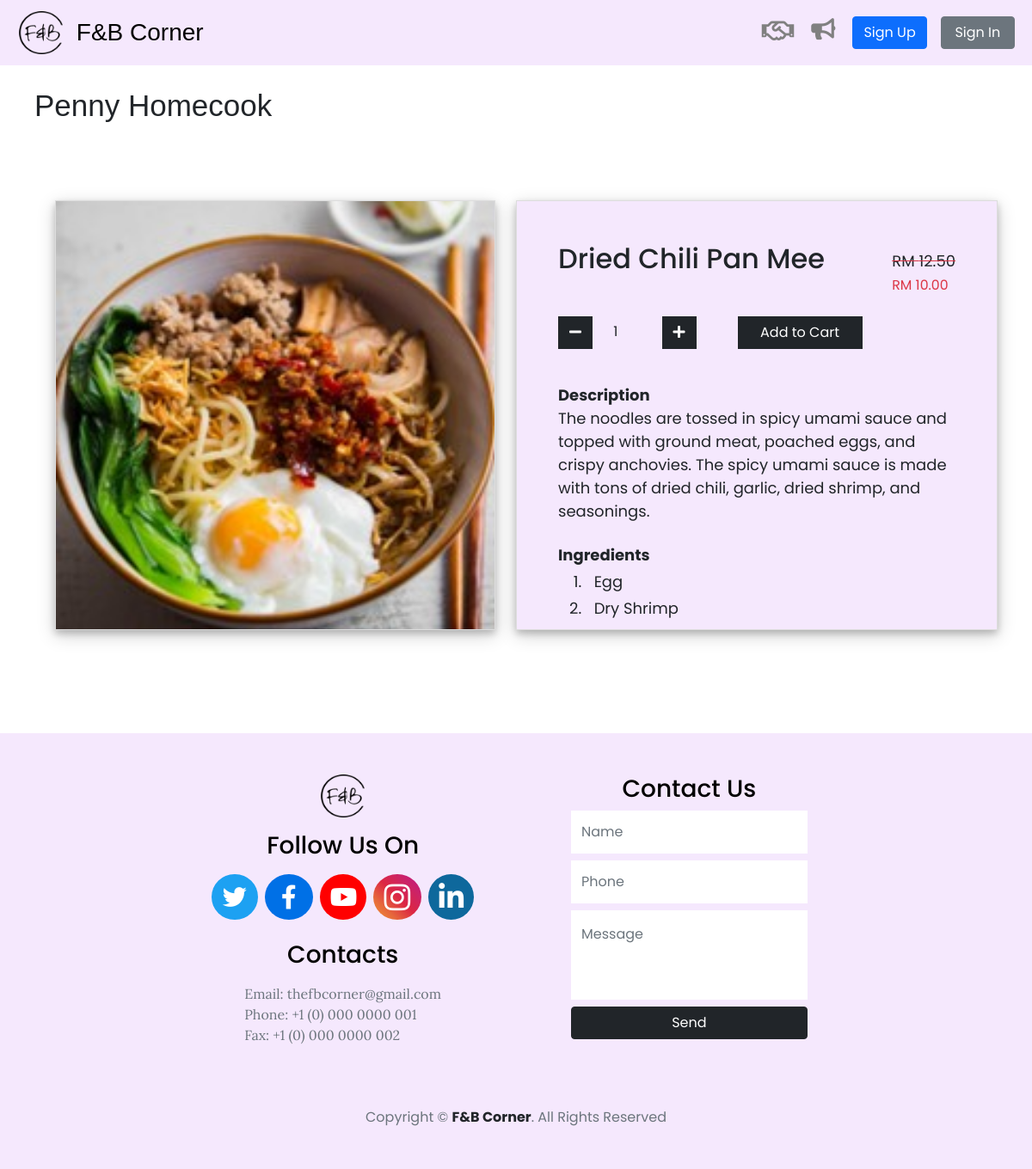
The page /fbcorner/store/php/pages/order/food_profile.php?food_item_id=1 on the database its author committed.
### tables this page shows
CREATE TABLE `restaurant` (
  `rest_id` varchar(5) NOT NULL,
  `rest_name` varchar(100) NOT NULL,
  `owner_name` varchar(64) NOT NULL,
  `owner_contact_num` varchar(12) NOT NULL,
  `owner_email` varchar(96) NOT NULL,
  `contact_num` varchar(12) NOT NULL,
  `email` varchar(96) NOT NULL,
  `address` varchar(400) NOT NULL,
  `city` varchar(20) DEFAULT NULL,
  `rest_profile` varchar(255) NOT NULL DEFAULT 'default_pp_rest.png',
  `cover_photo` varchar(255) NOT NULL DEFAULT 'default_cover.png',
  `documents` longtext NOT NULL CHECK (json_valid(`documents`)),
  `description` varchar(1000) NOT NULL,
  `dining_style_id` int(11) NOT NULL DEFAULT 0,
  `tags` longtext NOT NULL DEFAULT '[]',
  `opening_hours` longtext NOT NULL DEFAULT '[]',
  `daily_opening_hours` longtext NOT NULL DEFAULT '[]',
  `photos` longtext NOT NULL DEFAULT '[]',
  `additional_notes` varchar(1000) NOT NULL,
  `join_date` date NOT NULL DEFAULT current_timestamp()
);

CREATE TABLE `food_item` (
  `item_id` int(11) NOT NULL,
  `rest_id` varchar(5) NOT NULL,
  `image` varchar(255) NOT NULL,
  `item_code` varchar(7) NOT NULL,
  `item_name` varchar(100) NOT NULL,
  `description` varchar(1000) NOT NULL,
  `category_id` int(11) NOT NULL,
  `price` double NOT NULL,
  `ingredients` longtext NOT NULL CHECK (json_valid(`ingredients`)),
  `status` int(11) NOT NULL,
  `unavailable_condition` longtext NOT NULL DEFAULT '[]' CHECK (json_valid(`unavailable_condition`))
);

CREATE TABLE `promotion` (
  `promotion_id` int(11) NOT NULL,
  `rest_id` varchar(5) NOT NULL,
  `type_code` varchar(100) NOT NULL,
  `settings_data` longtext DEFAULT NULL,
  `food_items` longtext DEFAULT NULL,
  `description` varchar(2000) DEFAULT NULL,
  `status` tinyint(1) NOT NULL DEFAULT 1,
  `created_date` datetime NOT NULL DEFAULT current_timestamp(),
  `modified_date` datetime NOT NULL DEFAULT current_timestamp()
);

CREATE TABLE `inventory` (
  `inventory_id` int(11) NOT NULL,
  `rest_id` varchar(5) NOT NULL,
  `item_code` varchar(7) NOT NULL,
  `item_name` varchar(100) NOT NULL,
  `category_id` int(11) NOT NULL,
  `current_stock` double NOT NULL,
  `current_stock_2` int(11) NOT NULL DEFAULT 0,
  `reorder_level` double NOT NULL,
  `reorder_level_2` int(11) NOT NULL DEFAULT 0,
  `total_stock` double NOT NULL,
  `unit` varchar(10) NOT NULL,
  `unit_2` varchar(10) NOT NULL,
  `unit_convert_qty1` double NOT NULL,
  `unit_convert_qty2` double NOT NULL,
  `status` int(11) NOT NULL,
  `disabled` tinyint(4) NOT NULL DEFAULT 0
);

### fbcorner/admin/php/helpers/food_menu.php (called while the page is built, shortened)
<?php
    function getFoodMenuItem($connection, $item_id){
        $sql = "SELECT * FROM `food_item` WHERE `item_id` = '" . $item_id . "'";
        $statement = $connection->query($sql);
        $results = $statement->fetch_array(MYSQLI_ASSOC);
        return $results;
    }
?>

### fbcorner/admin/php/helpers/restaurant.php (called while the page is built, shortened)
<?php
    function getRestaurant($connection, $rest_id){
        $sql = "SELECT *, TODAY_OPENING_CLOSING_TIME(daily_opening_hours, 'open') AS opening_time, TODAY_OPENING_CLOSING_TIME(daily_opening_hours, 'close') AS closing_time FROM restaurant WHERE `rest_id` = '" . $rest_id . "'";
        $statement = $connection->query($sql);
        $results = $statement->fetch_array(MYSQLI_ASSOC);
        return $results;
    }
?>

### fbcorner/admin/php/helpers/promotion.php (called while the page is built, shortened)
<?php
    function getPromotions($connection, $rest_id, $filter_data = array()){
        $sql = "SELECT * FROM promotion WHERE `rest_id` = '" . $rest_id . "'";
        if (isset($filter_data['food_item_id'])){
            $sql .= " AND JSON_VALID(food_items) AND JSON_CONTAINS(food_items, '\"" . $filter_data['food_item_id'] . "\"', '$')";
        }
        if (isset($filter_data['status'])){
            $sql .= " AND `status` = '" . $filter_data['status'] . "'";
        }
        $statement = $connection->query($sql);
        $results = $statement->fetch_all(MYSQLI_ASSOC);
        return $results;
    }
?>

### fbcorner/admin/php/helpers/inventory.php (called while the page is built, shortened)
<?php
    function getInventory($connection, $inventory_id){
        $sql = "SELECT * FROM `inventory` WHERE `inventory_id` = '" . $inventory_id . "'";
        $statement = $connection->query($sql);
        $results = $statement->fetch_array(MYSQLI_ASSOC);
        return $results;
    }
?>

### fbcorner/store/php/pages/order/food_profile.php (the view, shortened to what this page needs)
<?php
    include_once '../../../../db_connect.php';
    include_once '../../../../admin/php/helpers/food_menu.php';
    include_once '../../../../admin/php/helpers/restaurant.php';
    include_once '../../../../admin/php/helpers/inventory.php';
    include_once '../../../../admin/php/helpers/promotion.php';
    $food_item = getFoodMenuItem($connection, $_GET['food_item_id']);
    $visit_restaurant = getRestaurant($connection, $_GET['visit_rest_id']);
    $promotion_infos = getPromotions($connection, $_GET['visit_rest_id'], ['food_item_id' => $food_item['item_id'], 'status' => '1']);
    if (!empty($promotion_infos)){
      foreach ($promotion_infos as $promotion_info){
        if (isset($promotion_info['settings_data'])){
          $settings_data = json_decode($promotion_info['settings_data'], true);
        }
        if ($promotion_info['type_code'] == 'BOGO'){
          $buy_free = 'Buy 1 Get 1 Free';
        } elseif ($promotion_info['type_code'] == 'multi_buy'){
          $buy_free = 'Buy ' . $settings_data['amount_1'] . ' Get ' . $settings_data['amount_2'] . ' Free';
        } elseif ($promotion_info['type_code'] == 'percent_off'){
          $discount_price = $food_item['price'] * (1-((int)$settings_data['percentage'] / 100));
        } elseif ($promotion_info['type_code'] == 'dollar_dis'){
          $discount_price = $settings_data['discounted_price'];
        }
      }
    }
?>
<!DOCTYPE html>
<html lang="en">
<head>
    <?php include_once '../../../../link.php'?>
</head>
<body>
    <?php include_once '../../common/navigation_bar.php'; ?>
    <div class="d-flex flex-column" style="min-height: calc(100% - 76px)">
    <main>
      <section class="m-4">
        <div class="mb-0">
            <h3 style="cursor: default; line-height: 45px;" class="m-0 ms-3 d-inline-block font-bernard font-size-35">
                <?=$visit_restaurant['rest_name']?>
            </h3>
        </div>
            <div class="row row-cols-1 row-cols-sm-1 row-cols-md-2 my-5 mx-3 pt-3 pb-5">
                <div class="col p-4 mt-0" id="image-container">
                    <img class="box-style" height="500" style="width: 100%; object-fit: cover;" src="../../../../admin/uploads/food_menu_photo/<?=$food_item['image']?>">
                </div>
                <div class="col box-style p-4 mt-4 color-2 overflow-auto" style="max-height: 500px;">
                    <div class="d-flex flex-wrap">
                      <div class="d-inline-block flex-grow-1">
                      <h2 class="m-4 d-inline-block <?=(isset($buy_free) ? 'mb-0' : 'mb-2')?>"><?=$food_item['item_name']?></h2>
                      </div>
                      <div class="font-size-18 mx-4 align-self-center d-inline-block" <?=(isset($discount_price) ? 'style="margin-top: 2rem !important;"' : 'style="line-height: 40px;"')?>>
                          <span class="<?=(isset($discount_price) ? 'text-decoration-line-through d-inline-block' : '')?>">RM <?=number_format($food_item['price'], 2, '.', '')?></span>
                          <?php if (isset($discount_price)) { ?>
                              <br><span class="text-danger d-inline-block" style="height: fit-content;"><small>RM <?=number_format($discount_price, 2, '.', '')?></small></span>
                          <?php } ?>
                      </div>
                    </div>
                    <div class="d-flex flex-wrap">
                      <div class="d-inline-block m-4 mb-3">
                        <button type="button" class="btn btn-dark rounded-0" id="button-minus"><i class="fas fa-minus"></i></button>
                        <input type="number" min="1" class="form-control d-inline-block px-1 mx-3" style="width: 40px; border: 0px !important; background-color: transparent;" value="1" id="qty">
                        <button type="button" class="btn btn-dark rounded-0" id="button-add"><i class="fas fa-plus"></i></button>
                      </div>
                      <div class="d-inline-block mx-4 align-self-center mt-2">
                        <button type="button" style="width: 145px;" class="btn btn-dark rounded-0" id="add-to-cart">Add to Cart</button>
                      </div>
                    </div>
                    <div class="font-size-18 my-4 mx-4">
                      <strong>Description</strong><br>
                      <?=$food_item['description']?>
                    </div>
                    <?php if (!empty($food_item['ingredients'])) { ?>
                      <?php $ingredients = json_decode($food_item['ingredients'], true)?>
                      <div class="font-size-18 mx-4">
                      <strong>Ingredients</strong><br>
                        <ol class="mb-4">
                          <?php foreach ($ingredients as $key => $value) { ?>
                            <li class="pt-1">&nbsp;&nbsp;<?=getInventory($connection, $key)['item_name']?></li>
                          <?php } ?>
                        </ol>
                      </div>
                    <?php } ?>
                </div>
            </div>
      </section>
    </main>
    <?php include_once '../../common/notification.php'; ?>
    <?php include_once '../../common/footer.php'?>
    </div>
  </body>
</html>

### fbcorner/style.css (style rules this page uses)
.font-bernard { font-family: "Bernard MT Condensed", "Comic Sans MS", Arial, Helvetica, sans-serif; }
.font-size-18 { font-size: 18px; }
.font-size-35 { font-size: 35px; }
.color-2 { background-color: #f5e8fd !important; }
h1, h2, h3, h4, h5, h6 { cursor: default; }
input, textarea { border: 0.1px solid black !important; }
button { border: 0px; background-color: transparent; }
input[type=number], select { border: 1px solid black !important; }
h1, h2, h3, h4 { cursor: default; }
.box-style { background-color: #fafafa; border: 1px solid #ddd; box-shadow: 0 4px 8px 0 rgba(0, 0, 0, 0.2), 0 6px 20px 0 rgba(0, 0, 0, 0.19); }
.text-decoration-line-through { text-decoration-color: RGB(220, 53, 69) !important; }
html { height: 100%; }
body { position: relative; min-height: 100%; }
body { margin: 0; padding: 0; font-family: "Poppins", sans-serif; }

### fbcorner/store/php/pages/order/food_profile.php (style rules this page uses)
body { height: 100%; }

### rows shown on the page
restaurant: rest_name "Penny Homecook"
food_item: image (picture), item_name "Dried Chili Pan Mee", price "12.50", price.settings_data "10.00", description "The noodles are tossed in spicy umami sauce and topped with ground meat, poached eggs, and crispy anchovies. The spicy umami sauce is made with tons of dried chili, garlic, dried shrimp, and seasonings."
inventory: item_name "Egg"
inventory: item_name "Dry Shrimp"
